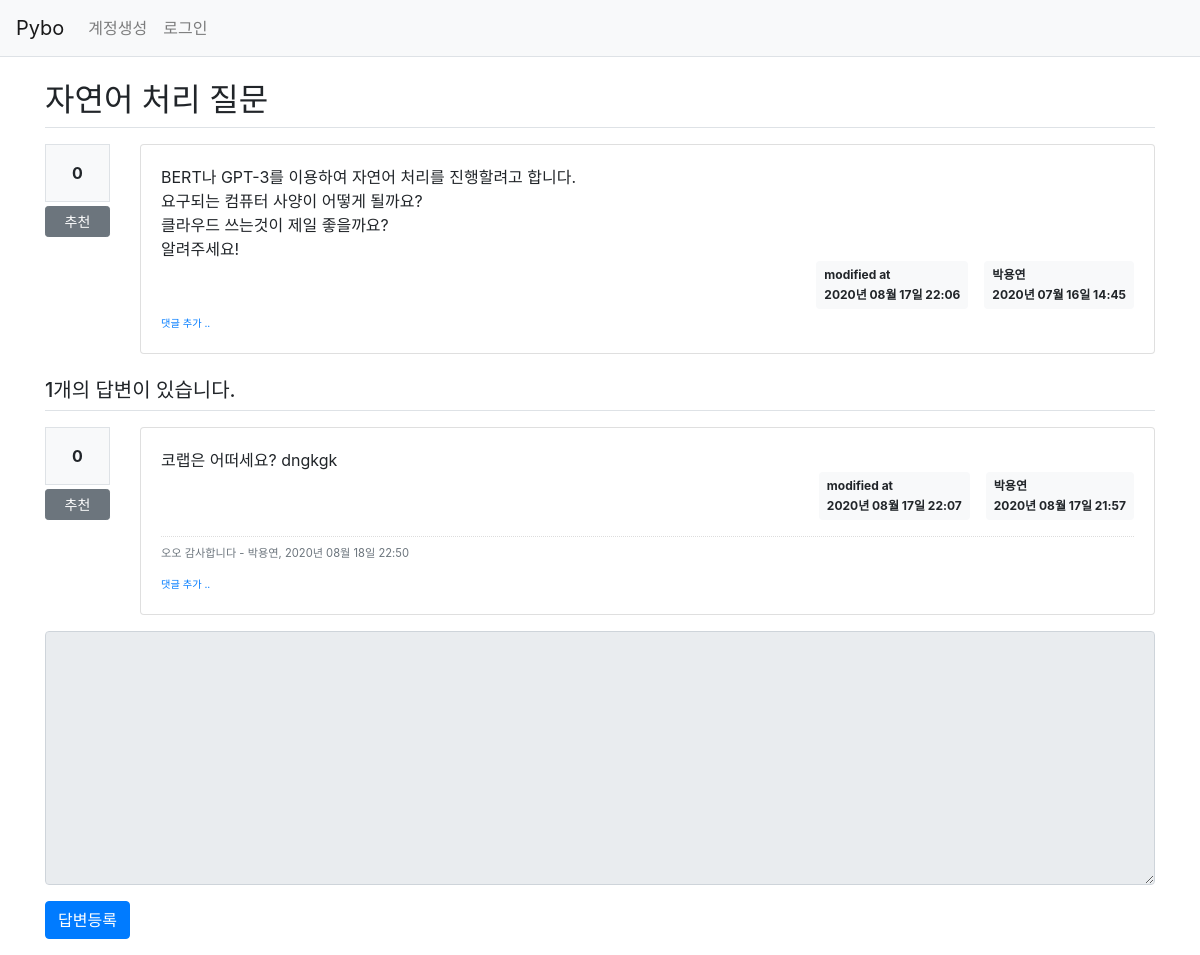
Page /question/detail/4/ on the earlier database version.
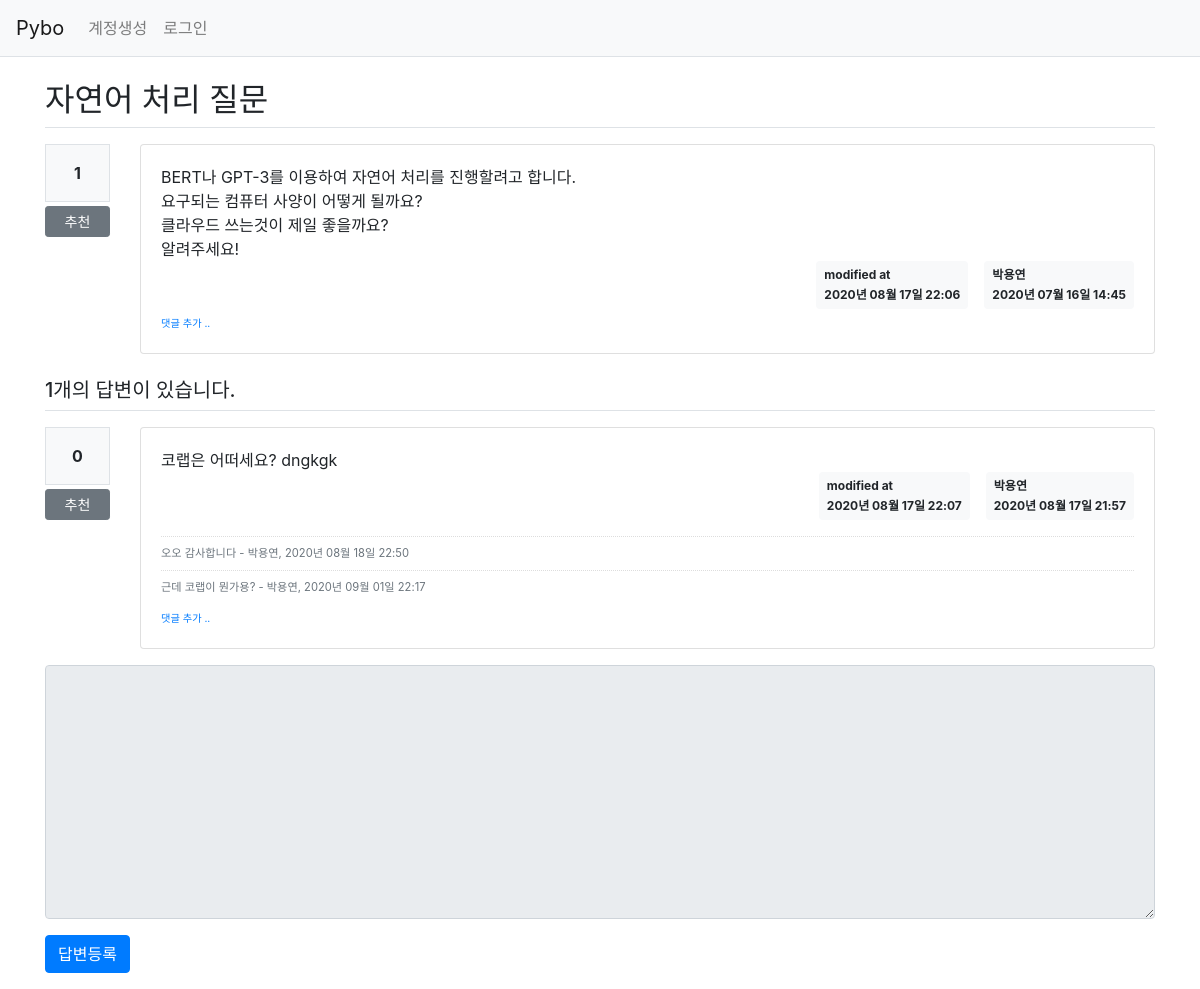
Same page on the later database version.
### pybo/models.py (models this page shows)
class Answer(db.Model):
    id = db.Column(db.Integer, primary_key=True)
    question_id = db.Column(db.Integer, db.ForeignKey('question.id', ondelete='CASCADE'))
    question = db.relationship('Question', backref=db.backref('answer_set'))
    content = db.Column(db.Text(), nullable=False)
    create_date = db.Column(db.DateTime(), nullable=False)
    user_id = db.Column(db.Integer, db.ForeignKey('user.id', ondelete='CASCADE'), nullable=False)
    user = db.relationship('User', backref=db.backref('answer_set'))
    modify_date = db.Column(db.DateTime(), nullable=True)
    voter = db.relationship('User', secondary=answer_voter, backref=db.backref('answer_voter_set'))

class User(db.Model):
    id = db.Column(db.Integer, primary_key=True)
    username = db.Column(db.String(150), unique=True, nullable=False)
    password = db.Column(db.String(200), nullable=False)
    email = db.Column(db.String(120), unique=True, nullable=False)

class Comment(db.Model):
    id = db.Column(db.Integer, primary_key=True)
    user_id = db.Column(db.Integer, db.ForeignKey('user.id', ondelete='CASCADE'), nullable=False)
    user = db.relationship('User', backref=db.backref('comment_set'))
    content = db.Column(db.Text(), nullable=False)
    create_date = db.Column(db.DateTime(), nullable=False)
    modify_date = db.Column(db.DateTime())
    question_id = db.Column(db.Integer, db.ForeignKey('question.id', ondelete='CASCADE'), nullable=True)
    question = db.relationship('Question', backref=db.backref('comment_set'))
    answer_id = db.Column(db.Integer, db.ForeignKey('answer.id', ondelete='CASCADE'), nullable=True)
    answer = db.relationship('Answer', backref=db.backref('comment_set'))

### pybo/views/question_views.py (the view)
@bp.route('/detail/<int:question_id>/')
def detail(question_id):
    form = AnswerForm()
    question = Question.query.get_or_404(question_id)
    return render_template('question/question_detail.html', question=question, form=form)

### pybo/forms.py
class AnswerForm(FlaskForm):
    content = TextAreaField('내용', validators=[DataRequired('내용은 필수입력 항목입니다.')])

### pybo/filter.py (called while the page is built)
def format_datetime(value, fmt='%Y년 %m월 %d일 %H:%M'):
    return value.strftime(fmt)

### pybo/views/auth_views.py (called while the page is built)
@bp.before_app_request
def load_logged_in_user():
    user_id = session.get('user_id')
    if user_id is None:
        g.user = None
    else:
        g.user = User.query.get(user_id)

### pybo/templates/question/question_detail.html (shortened to what the changed rows need)
{% extends 'base.html' %}
{% block content %}
<div class="container my-3">
    <h2 class="border-bottom py-2">{{ question.subject }}</h2>
    <div class="row my-3">
        <div class="col-1">
            <div class="bg-light text-center p-3 border font-weight-bolder mb-1">{{ question.voter|length }}</div>
            <a href="#" data-uri="{{ url_for('vote.question', question_id=question.id) }}"
               class="recommend btn btn-sm btn-secondary btn-block my-1">추천</a>
        </div>
    </div>
    {% for answer in question.answer_set %}
    <div class="row my-3">
        <div class="col-1">
            <div class="bg-light text-center p-3 border font-weight-bolder mb-1">{{ answer.voter|length }}</div>
            <a href="#" data-url="{{ url_for('vote.answer', answer_id=answer.id) }}"
                class="recommend btn btn-sm btn-secondary btn-block my-1">추천</a>
        </div>
        <div class="col-11">
            <div class="card">
                <div class="card-body">
                    <div class="card-text" style="white-space: pre-line;">{{ answer.content }}</div>
                    <div class="d-flex justify-content-end">
                        {% if answer.modify_date %}
                        <div class="badge badge-light p-2 text-left mx-3">
                            <div class="mb-2">modified at</div>
                            <div>{{ answer.modify_date|datetime }}</div>
                        </div>
                        {% endif %}
                        <div class="badge badge-light p-2 text-left">
                            <div class="mb-2">{{ answer.user.username }}</div>
                            <div>{{ answer.create_date|datetime }}</div>
                        </div>
                    </div>
                    {% if answer.comment_set|length > 0 %}
                    <div class="mt-3">
                    {% for comment in answer.comment_set %}
                        <div class="comment py-2 text-muted">
                            <span style="white-space: pre-line;">{{ comment.content }}</span>
                            <span>
                                - {{ comment.user.username }}, {{ comment.create_date|datetime }}
                            </span>
                        </div>
                    {% endfor %}
                    </div>
                    {% endif %}
                    <div>
                        <a href="{{ url_for('comment.create_answer', answer_id=answer.id) }}"
                           class="small"><small>댓글 추가 ..</small></a>
                    </div>
                </div>
            </div>
        </div>
    </div>
    {% endfor %}
</div>
{% endblock %}

Differences in the rows shown:
added Comment: content "근데 코랩이 뭔가용?", user.username "박용연", create_date "2020년 09월 01일 22:17"
Other differences:
{{ question.voter|length }}: "0" → "1"
